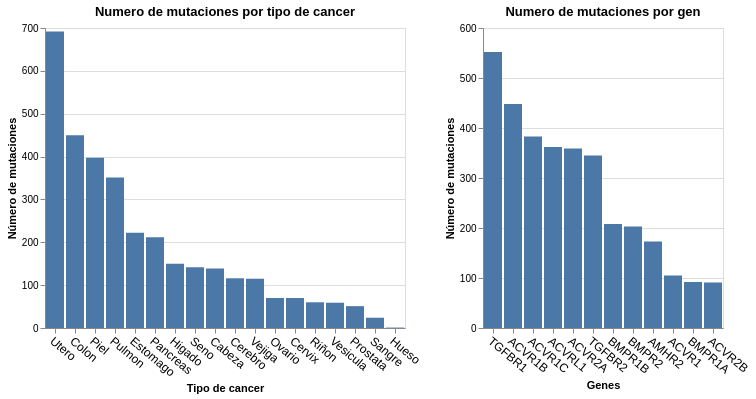

Source (notebook cell):
### Code cell
g1=alt.Chart(df_cancer
).mark_bar().encode(
    y=alt.Y('count(aa_mutation):Q', title='Número de mutaciones'),
    x=alt.X('tipo_cancer', sort='-y', title='Tipo de cancer', axis=alt.Axis(
              labelAngle=40, labelFontSize=12))
).properties(
    title="Numero de mutaciones por tipo de cancer"
)


g3=alt.Chart(df_cancer
).mark_bar().encode(
    y=alt.Y('count(aa_mutation):Q', title='Número de mutaciones'),
    x=alt.X('Gen_names', sort='-y', title='Genes', axis=alt.Axis(
              labelAngle=40, labelFontSize=12)),
).properties(
    title="Numero de mutaciones por gen"
)

# Agrupar por consequence_type y contar el número de mutaciones únicas
mutation_counts = df_cancer.groupby('consequence_type')['aa_mutation'].nunique().reset_index(name='num_mutaciones')

# Ordenar por el número de mutaciones de forma descendente
mutation_counts = mutation_counts.sort_values(by='num_mutaciones', ascending=False)

# Imprimir el número de mutaciones para cada consequence_type
for index, row in mutation_counts.iterrows():
    print(f"Número de mutaciones {row['consequence_type']}: {row['num_mutaciones']}")

print('-----------------------------------------------')

# Agrupar por TK_Name y contar el número de mutaciones únicas
mutation_counts_gen = df_cancer.groupby('Gen_names')['aa_mutation'].nunique().reset_index(name='num_mutaciones')

# Ordenar por el número de mutaciones de forma descendente
mutation_counts_gen = mutation_counts_gen.sort_values(by='num_mutaciones', ascending=False)

# Imprimir el número de mutaciones para cada consequence_type
for index, row in mutation_counts_gen.iterrows():
    print(f"Número de mutaciones {row['Gen_names']}: {row['num_mutaciones']}")

print('-----------------------------------------------')

# Agrupar por TK_Name y contar el número de mutaciones únicas
mutation_counts_cancer = df_cancer.groupby('tipo_cancer')['aa_mutation'].nunique().reset_index(name='num_mutaciones')

# Ordenar por el número de mutaciones de forma descendente
mutation_counts_cancer = mutation_counts_cancer.sort_values(by='num_mutaciones', ascending=False)

# Imprimir el número de mutaciones para cada consequence_type
for index, row in mutation_counts_cancer.iterrows():
    print(f"Número de mutaciones {row['tipo_cancer']}: {row['num_mutaciones']}")
(g1|g3)

### Figure 1 — Vega-Lite specification as saved in the notebook (floating-point values rounded to 4 significant figures; data arrays with more than 128 entries replaced by an {"elided": "..."} marker saying what was removed)
{"config": {"view": {"continuousWidth": 300, "continuousHeight": 300}}, "hconcat": [{"mark": {"type": "bar"}, "encoding": {"x": {"axis": {"labelAngle": 40, "labelFontSize": 12}, "field": "tipo_cancer", "sort": "-y", "title": "Tipo de cancer", "type": "nominal"}, "y": {"aggregate": "count", "field": "aa_mutation", "title": "Número de mutaciones", "type": "quantitative"}}, "title": "Numero de mutaciones por tipo de cancer"}, {"mark": {"type": "bar"}, "encoding": {"x": {"axis": {"labelAngle": 40, "labelFontSize": 12}, "field": "Gen_names", "sort": "-y", "title": "Genes", "type": "nominal"}, "y": {"aggregate": "count", "field": "aa_mutation", "title": "Número de mutaciones", "type": "quantitative"}}, "title": "Numero de mutaciones por gen"}], "data": {"name": "data-f7527de9d006c4b41aa832cffa376651"}, "$schema": "https://vega.github.io/schema/vega-lite/v5.17.0.json", "datasets": {"data-f7527de9d006c4b41aa832cffa376651": {"elided": "3321 records"}}}
